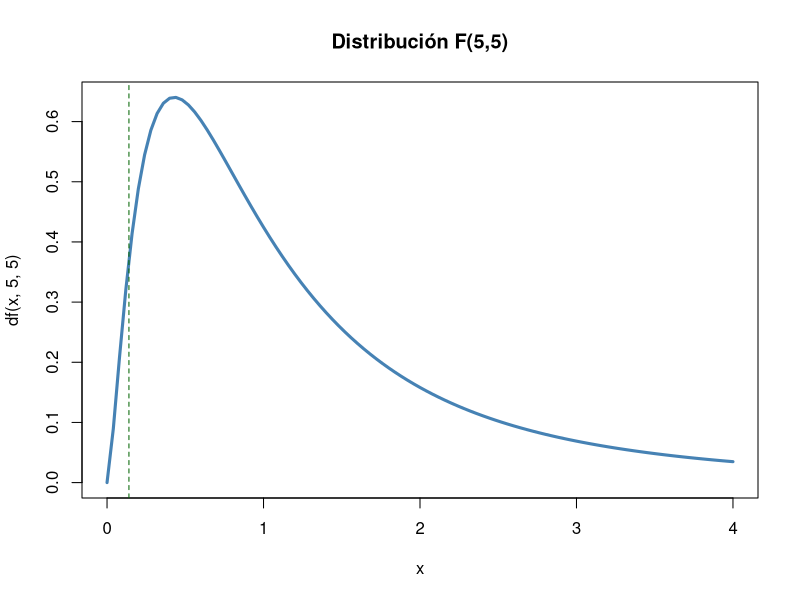
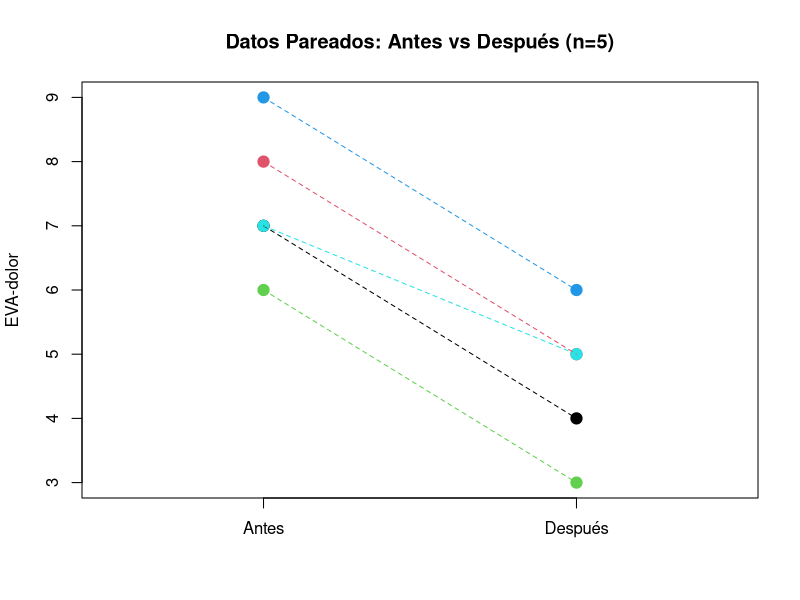
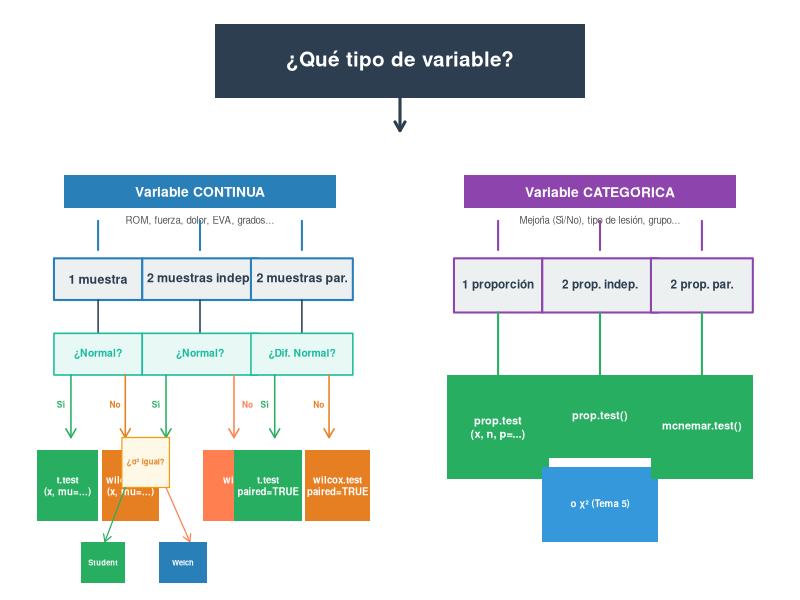
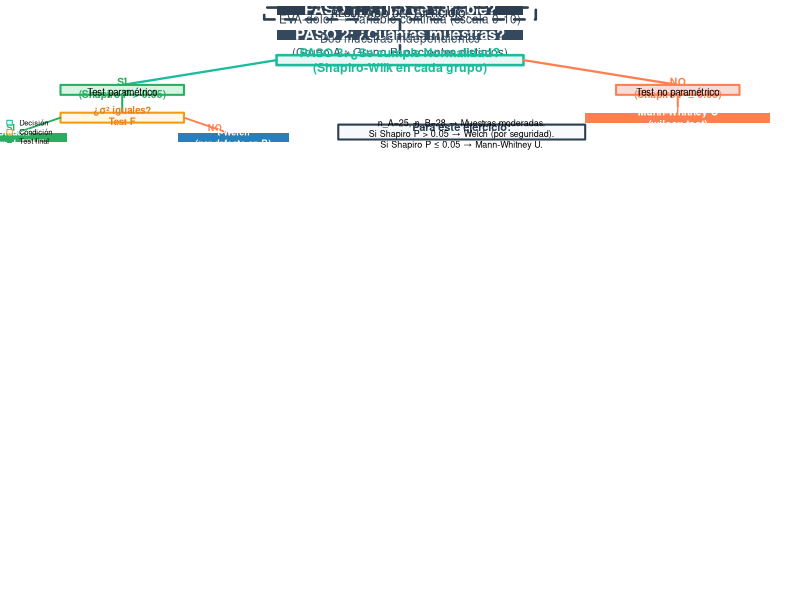
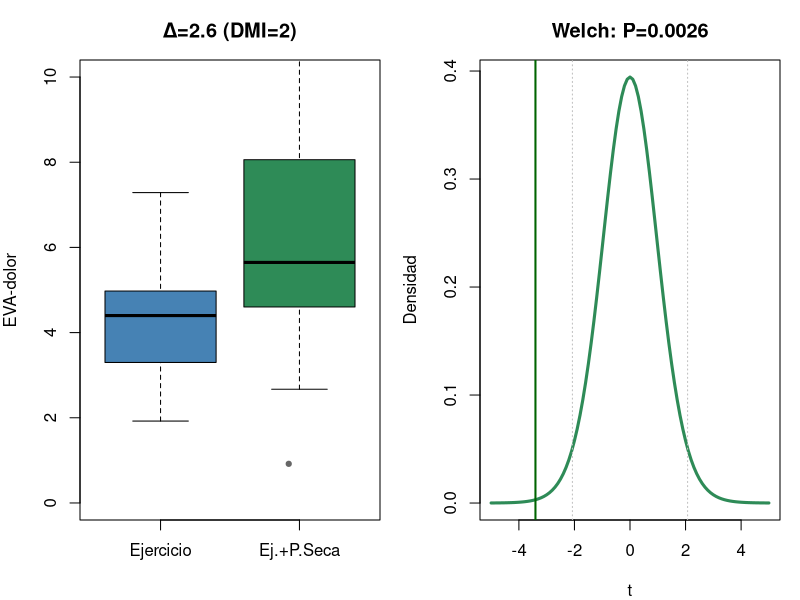

Write R code to recreate these figures, in order.
## ---- chunk 1
g1<-c(125,132,128,135,130,126); g2<-c(140,148,142,155,138,150,145)
t.test(g1, g2)                     # Welch (recomendado — por defecto en R)
t.test(g1, g2, var.equal = TRUE)   # Student (solo si σ₁² = σ₂²)
## ---- chunk 2
var.test(g1, g2)
# P > 0.05 → varianzas iguales → Student
# P ≤ 0.05 → varianzas distintas → Welch
## ---- chunk 3
#| fig-height: 4.5
curve(df(x,5,5), 0, 4, lwd=3, col="steelblue", main="Distribución F(5,5)")
abline(v=c(qf(0.025,5,5), qf(0.975,5,5)), col="darkgreen", lty=2)
## ---- chunk 4
x1<-30; n1<-50; x2<-18; n2<-50
p_pool<-(x1+x2)/(n1+n2)
z<-(x1/n1-x2/n2)/sqrt(p_pool*(1-p_pool)*(1/n1+1/n2))
cat("z =", round(z,3), "P =", round(2*pnorm(-abs(z)),4),
    "\nDiferencia significativa: A > B (P = 0.016)")
## ---- chunk 5
#| fig-height: 4.5
a<-c(7,8,6,9,7); d<-c(4,5,3,6,5)
plot(rep(1:2,each=5), c(a,d), pch=19, col=rep(1:5,2), cex=1.5,
     xaxt="n", xlim=c(0.5,2.5), xlab="", ylab="EVA-dolor",
     main="Datos Pareados: Antes vs Después (n=5)")
axis(1, at=1:2, labels=c("Antes","Después"))
for(i in 1:5) lines(c(1,2), c(a[i],d[i]), col=i, lty=2)
## ---- chunk 6
a<-c(7,8,6,9,7); d<-c(4,5,3,6,5)
t.test(a, d, paired=TRUE)
# BioEstatR: testt(m = a, m1 = d, par = TRUE)
## ---- chunk 7
n12<-15; n21<-31
chi2<-(abs(n12-n21)-0.5)^2/(n12+n21)
P<-pchisq(chi2,1,lower.tail=FALSE)
cat("chi2 =", round(chi2,3), "P =", round(P,4),
    "\nTerapia B significativamente superior (P = 0.027)")
## ---- chunk 8
x <- c(122, 135, 128, 141, 131, 126, 146, 139)
theta0 <- 130
D <- x - theta0
cat("Diferencias Di:", D)
## ---- chunk 9
# Cálculo manual en R
Di <- x - theta0
absDi <- abs(Di)
rangos <- rank(absDi)
Wplus <- sum(rangos[Di > 0])
Wminus <- sum(rangos[Di < 0])
E_W <- length(x) * (length(x)+1) / 4
Var_W <- length(x) * (length(x)+1) * (2*length(x)+1) / 24
Z_manual <- (Wplus - E_W) / sqrt(Var_W)
P_manual <- 2 * pnorm(-abs(Z_manual))
cat(sprintf("W+ = %.0f | E[W+] = %.0f | Var(W+) = %.0f", Wplus, E_W, Var_W),
    sprintf("\nZ = %.3f | P = %.4f", Z_manual, P_manual),
    "\n--- Verificación con wilcox.test ---")
wt <- wilcox.test(x, mu = theta0, exact = FALSE)
cat(sprintf("V = %.0f | P = %.4f", wt$statistic, wt$p.value))
## ---- chunk 10
pre  <- c(7, 8, 6, 9, 7, 8)
post <- c(4, 5, 3, 6, 5, 4)
d <- post - pre
cat("Diferencias:", d)
## ---- chunk 11
# Verificación con R
wt_paired <- wilcox.test(post, pre, paired = TRUE, exact = FALSE)
cat(sprintf("W+ = %.1f | P = %.6f", wt_paired$statistic, wt_paired$p.value),
    "\nTodos los pacientes mejoraron → P < 0.05 (efecto significativo)")
## ---- chunk 12
# Cálculo manual en R
grupoA <- c(55, 62, 48, 70, 52)
grupoB <- c(72, 68, 75, 80, 65, 78)
todos <- c(grupoA, grupoB)
rangos <- rank(todos)
R_A <- sum(rangos[1:5])
R_B <- sum(rangos[6:11])
U_A <- R_A - 5*6/2
U_B <- R_B - 6*7/2
U <- min(U_A, U_B)
E_U <- 5*6/2
Var_U <- 5*6*12/12
Z_U <- (U - E_U) / sqrt(Var_U)
P_U <- 2 * pnorm(-abs(Z_U))
cat(sprintf("R_A=%.0f | R_B=%.0f | U_A=%.0f | U_B=%.0f | U=%.0f", R_A,R_B,U_A,U_B,U),
    sprintf("\nE[U]=%.0f | Var(U)=%.0f | Z=%.3f | P=%.4f", E_U, Var_U, Z_U, P_U),
    "\n--- Verificación con wilcox.test ---")
wt_mw <- wilcox.test(grupoA, grupoB, exact = FALSE)
cat(sprintf("W = %.0f | P = %.4f", wt_mw$statistic, wt_mw$p.value))
## ---- chunk 13
# Ejemplo signed-rank (una muestra) — datos de ROM
x <- c(122, 135, 128, 141, 131, 126, 146, 139)
cat("=== Wilcoxon signed-rank (una muestra) ===")
wilcox.test(x, mu = 130, exact = FALSE)

# Ejemplo Mann-Whitney (dos muestras independientes)
grupoA <- c(55, 62, 48, 70, 52)
grupoB <- c(72, 68, 75, 80, 65, 78)
cat("\n=== Mann-Whitney U ===")
wilcox.test(grupoA, grupoB, exact = FALSE)
## ---- chunk 14
delta<-5; s<-12; z_a<-qnorm(0.975); z_b<-qnorm(0.80)
n<-ceiling(2*(z_a+z_b)^2*s^2/delta^2)
cat("n por grupo =", n, "→ n total =", 2*n)
# BioEstatR: nm(d = 5, s = 12, potencia = 0.80)        # medias
# BioEstatR: np(x = c(30,18), n = c(50,50), d = 0.05)  # proporciones
## ---- chunk 15
delta<-5; s<-12; z_a<-qnorm(0.975); z_b<-qnorm(0.80)
n<-ceiling(2*(z_a+z_b)^2*s^2/delta^2)
cat("n =", n, "por grupo (total =", 2*n, ")")
## ---- chunk 16
# Simulamos datos con las estadísticas dadas
set.seed(42)
jovenes <- rnorm(20, 450, 89)
ancianos <- rnorm(16, 380, 96)
var.test(jovenes, ancianos)
## ---- chunk 17
# Student (varianzas iguales)
t.test(jovenes, ancianos, var.equal = TRUE)
# Welch (por seguridad, siempre recomendado)
t.test(jovenes, ancianos)
## ---- chunk 18
x1 <- 450; x2 <- 380; s1 <- 89; s2 <- 96; n1 <- 20; n2 <- 16
sp <- sqrt(((n1-1)*s1^2 + (n2-1)*s2^2) / (n1+n2-2))
dc <- (x1 - x2) / sp
t_val <- (x1 - x2) / (sp * sqrt(1/n1 + 1/n2))
omega2 <- (t_val^2 - 1) / (t_val^2 + n1 + n2 - 1)
cat("s_p =", round(sp,1), "\nd de Cohen =", round(dc,2),
    "→", ifelse(abs(dc)>=0.8,"GRANDE",ifelse(abs(dc)>=0.5,"MEDIANO","PEQUEÑO")),
    "\nOmega² =", round(omega2,3), "→", round(omega2*100,1), "% varianza explicada")
## ---- chunk 19
#| fig-height: 7.5
par(mar = c(2, 1, 3, 1), bg = "white")
layout(matrix(c(1,1,2,3), 2, 2, byrow = TRUE), heights = c(1, 3))

# ── PANEL SUPERIOR: Pregunta raíz ──
par(mar = c(0, 0, 0, 0))
plot(NA, xlim = c(0, 10), ylim = c(0, 1.5), axes = FALSE, xlab = "", ylab = "")
rect(2.5, 0.5, 7.5, 1.3, col = "#2c3e50", border = NA, lwd = 0)
text(5, 0.9, "¿Qué tipo de variable?", font = 2, cex = 1.5, col = "white")
arrows(5, 0.5, 5, 0.15, lwd = 3, col = "#2c3e50", length = 0.1)

# ── PANEL IZQUIERDO: Variables Continuas ──
par(mar = c(0, 1, 0, 1))
plot(NA, xlim = c(0, 10), ylim = c(0, 10), axes = FALSE, xlab = "", ylab = "")
# Title
rect(1, 9, 9, 9.8, col = "#2980b9", border = NA)
text(5, 9.4, "Variable CONTINUA", font = 2, cex = 1, col = "white")
text(5, 8.7, "ROM, fuerza, dolor, EVA, grados...", cex = 0.7, col = "#555")

# 3 columns
col_x <- c(2, 5, 8)  # centers of 3 columns

for (i in 1:3) {
  # Arrow from title to column
  segments(col_x[i], 8.7, col_x[i], 8, lwd = 2, col = "#2980b9")
  arrows(col_x[i], 8, col_x[i], 7.85, lwd = 0, col = "#2980b9", length = 0.08)
}

# Column 1: 1 muestra
rect(col_x[1]-1.3, 6.8, col_x[1]+1.3, 7.8, col = "#ecf0f1", border = "#2980b9", lwd = 2)
text(col_x[1], 7.3, "1 muestra", font = 2, cex = 0.9, col = "#2c3e50")
# Arrow down
segments(col_x[1], 6.8, col_x[1], 6, lwd = 1.5, col = "#2c3e50")
# Condition: ¿Normal?
rect(col_x[1]-1.3, 5, col_x[1]+1.3, 6, col = "#e8f8f5", border = "#1abc9c", lwd = 1.5)
text(col_x[1], 5.5, "¿Normal?", font = 2, cex = 0.75, col = "#1abc9c")
# Branches Sí/No
arrows(col_x[1]-0.8, 5, col_x[1]-0.8, 3.5, lwd = 1.5, col = "#27ae60", length = 0.1)
arrows(col_x[1]+0.8, 5, col_x[1]+0.8, 3.5, lwd = 1.5, col = "#e67e22", length = 0.1)
text(col_x[1]-1.1, 4.3, "Sí", cex = 0.6, col = "#27ae60", font = 2)
text(col_x[1]+0.5, 4.3, "No", cex = 0.6, col = "#e67e22", font = 2)
# Test boxes
rect(col_x[1]-1.8, 1.5, col_x[1], 3.2, col = "#27ae60", border = NA)
text(col_x[1]-0.9, 2.35, "t.test\n(x, mu=...)", font = 2, cex = 0.7, col = "white")
rect(col_x[1]+0.1, 1.5, col_x[1]+1.8, 3.2, col = "#e67e22", border = NA)
text(col_x[1]+0.95, 2.35, "wilcox.test\n(x, mu=...)", font = 2, cex = 0.7, col = "white")

# Column 2: 2 muestras independientes
rect(col_x[2]-1.7, 6.8, col_x[2]+1.7, 7.8, col = "#ecf0f1", border = "#2980b9", lwd = 2)
text(col_x[2], 7.3, "2 muestras indep.", font = 2, cex = 0.9, col = "#2c3e50")
segments(col_x[2], 6.8, col_x[2], 6, lwd = 1.5, col = "#2c3e50")
rect(col_x[2]-1.7, 5, col_x[2]+1.7, 6, col = "#e8f8f5", border = "#1abc9c", lwd = 1.5)
text(col_x[2], 5.5, "¿Normal?", font = 2, cex = 0.75, col = "#1abc9c")
# Sí branch → ¿varianzas?
arrows(col_x[2]-1, 5, col_x[2]-1, 3.5, lwd = 1.5, col = "#27ae60", length = 0.1)
text(col_x[2]-1.3, 4.3, "Sí", cex = 0.6, col = "#27ae60", font = 2)
rect(col_x[2]-2.3, 2.3, col_x[2]-0.9, 3.5, col = "#fef9e7", border = "#f39c12", lwd = 1.2)
text(col_x[2]-1.6, 2.9, "¿σ² igual?", font = 2, cex = 0.55, col = "#e67e22")
arrows(col_x[2]-2.2, 2.3, col_x[2]-2.8, 1, lwd = 1.2, col = "#27ae60", length = 0.08)
arrows(col_x[2]-1, 2.3, col_x[2]-0.3, 1, lwd = 1.2, col = "coral", length = 0.08)
rect(col_x[2]-3.5, 0, col_x[2]-2.2, 1, col = "#27ae60", border = NA)
text(col_x[2]-2.85, 0.5, "Student", font = 2, cex = 0.55, col = "white")
rect(col_x[2]-1.2, 0, col_x[2]+0.2, 1, col = "#2980b9", border = NA)
text(col_x[2]-0.5, 0.5, "Welch", font = 2, cex = 0.55, col = "white")
# No branch → Mann-Whitney
arrows(col_x[2]+1, 5, col_x[2]+1, 3.5, lwd = 1.5, col = "coral", length = 0.1)
text(col_x[2]+1.4, 4.3, "No", cex = 0.6, col = "coral", font = 2)
rect(col_x[2]+0.1, 1.5, col_x[2]+2.7, 3.2, col = "coral", border = NA)
text(col_x[2]+1.4, 2.35, "wilcox.test\n(x, y)", font = 2, cex = 0.7, col = "white")

# Column 3: 2 muestras pareadas
rect(col_x[3]-1.5, 6.8, col_x[3]+1.5, 7.8, col = "#ecf0f1", border = "#2980b9", lwd = 2)
text(col_x[3], 7.3, "2 muestras par.", font = 2, cex = 0.9, col = "#2c3e50")
segments(col_x[3], 6.8, col_x[3], 6, lwd = 1.5, col = "#2c3e50")
rect(col_x[3]-1.5, 5, col_x[3]+1.5, 6, col = "#e8f8f5", border = "#1abc9c", lwd = 1.5)
text(col_x[3], 5.5, "¿Dif. Normal?", font = 2, cex = 0.75, col = "#1abc9c")
arrows(col_x[3]-0.8, 5, col_x[3]-0.8, 3.5, lwd = 1.5, col = "#27ae60", length = 0.1)
arrows(col_x[3]+0.8, 5, col_x[3]+0.8, 3.5, lwd = 1.5, col = "#e67e22", length = 0.1)
text(col_x[3]-1.1, 4.3, "Sí", cex = 0.6, col = "#27ae60", font = 2)
text(col_x[3]+0.5, 4.3, "No", cex = 0.6, col = "#e67e22", font = 2)
rect(col_x[3]-2, 1.5, col_x[3], 3.2, col = "#27ae60", border = NA)
text(col_x[3]-1, 2.35, "t.test\npaired=TRUE", font = 2, cex = 0.7, col = "white")
rect(col_x[3]+0.1, 1.5, col_x[3]+2, 3.2, col = "#e67e22", border = NA)
text(col_x[3]+1.05, 2.35, "wilcox.test\npaired=TRUE", font = 2, cex = 0.7, col = "white")

# ── PANEL DERECHO: Variables Categóricas ──
par(mar = c(0, 1, 0, 1))
plot(NA, xlim = c(0, 10), ylim = c(0, 10), axes = FALSE, xlab = "", ylab = "")
# Title
rect(1, 9, 9, 9.8, col = "#8e44ad", border = NA)
text(5, 9.4, "Variable CATEGÓRICA", font = 2, cex = 1, col = "white")
text(5, 8.7, "Mejoría (Sí/No), tipo de lesión, grupo...", cex = 0.7, col = "#555")

# 3 columns
for (i in 1:3) {
  segments(col_x[i], 8.7, col_x[i], 8, lwd = 2, col = "#8e44ad")
  arrows(col_x[i], 8, col_x[i], 7.85, lwd = 0, col = "#8e44ad", length = 0.08)
}

# Column 1: 1 proporción
rect(col_x[1]-1.3, 6.5, col_x[1]+1.3, 7.8, col = "#ecf0f1", border = "#8e44ad", lwd = 2)
text(col_x[1], 7.15, "1 proporción", font = 2, cex = 0.85, col = "#2c3e50")
segments(col_x[1], 6.5, col_x[1], 5, lwd = 2, col = "#27ae60")
rect(col_x[1]-1.5, 2.5, col_x[1]+1.5, 5, col = "#27ae60", border = NA)
text(col_x[1], 3.75, "prop.test\n(x, n, p=...)", font = 2, cex = 0.8, col = "white")

# Column 2: 2 proporciones independientes
rect(col_x[2]-1.7, 6.5, col_x[2]+1.7, 7.8, col = "#ecf0f1", border = "#8e44ad", lwd = 2)
text(col_x[2], 7.15, "2 prop. indep.", font = 2, cex = 0.85, col = "#2c3e50")
segments(col_x[2], 6.5, col_x[2], 5, lwd = 2, col = "#27ae60")
rect(col_x[2]-1.7, 3, col_x[2]+1.7, 5, col = "#27ae60", border = NA)
text(col_x[2], 4, "prop.test()", font = 2, cex = 0.8, col = "white")
rect(col_x[2]-1.7, 1, col_x[2]+1.7, 2.8, col = "#3498db", border = NA)
text(col_x[2], 1.9, "o χ² (Tema 5)", font = 2, cex = 0.7, col = "white")

# Column 3: 2 proporciones pareadas
rect(col_x[3]-1.5, 6.5, col_x[3]+1.5, 7.8, col = "#ecf0f1", border = "#8e44ad", lwd = 2)
text(col_x[3], 7.15, "2 prop. par.", font = 2, cex = 0.85, col = "#2c3e50")
segments(col_x[3], 6.5, col_x[3], 5, lwd = 2, col = "#27ae60")
rect(col_x[3]-1.5, 2.5, col_x[3]+1.5, 5, col = "#27ae60", border = NA)
text(col_x[3], 3.75, "mcnemar.test()", font = 2, cex = 0.8, col = "white")
## ---- chunk 20
#| fig-height: 6.5
par(mar = c(0, 0, 0, 0))
plot(NA, xlim = c(0, 12), ylim = c(0, 14), axes = FALSE, xlab = "", ylab = "")

# ── Paso 1 ──
rect(4, 13, 8, 14, col = "#2c3e50", border = NA, lwd = 0)
text(6, 13.5, "PASO 1: ¿Tipo de variable?", font = 2, cex = 1.1, col = "white")
text(6, 12.5, "EVA-dolor → Variable continua (escala 0-10)", cex = 0.85, col = "#2c3e50")
segments(6, 12.5, 6, 11.5, lwd = 2.5, col = "#2c3e50")

# ── Paso 2 ──
rect(4, 10.5, 8, 11.5, col = "#34495e", border = NA)
text(6, 11, "PASO 2: ¿Cuántas muestras?", font = 2, cex = 1.1, col = "white")
text(6, 10, "Dos muestras independientes\n(Grupo A ≠ Grupo B, pacientes distintos)", cex = 0.85, col = "#34495e")
segments(6, 10, 6, 9, lwd = 2.5, col = "#34495e")

# ── Paso 3 ── Decisión: ¿Normalidad?
rect(4, 8, 8, 9, col = "#e8f8f5", border = "#1abc9c", lwd = 2.5)
text(6, 8.5, "PASO 3: ¿Se cumple Normalidad?\n(Shapiro-Wilk en cada grupo)", font = 2, cex = 0.9, col = "#1abc9c")

# Ramas desde Paso 3
segments(4, 8.5, 1.5, 6, lwd = 2.2, col = "#1abc9c")
segments(8, 8.5, 10.5, 6, lwd = 2.2, col = "coral")

# Rama SÍ: Normalidad
rect(0.5, 5, 2.5, 6, col = "#d5f5e3", border = "#27ae60", lwd = 2)
text(1.5, 5.7, "SÍ\n(Shapiro P > 0.05)", font = 2, cex = 0.75, col = "#27ae60")
text(1.5, 5.2, "Test paramétrico", cex = 0.7)

segments(1.5, 5, 1.5, 3.2, lwd = 2, col = "#27ae60")

# Sub-rama: ¿varianzas iguales?
rect(0.5, 2.2, 2.5, 3.2, col = "#fef9e7", border = "#f39c12", lwd = 2)
text(1.5, 2.9, "¿σ² iguales?\nTest F", font = 2, cex = 0.7, col = "#e67e22")

segments(0.5, 2.7, -0.2, 1.2, lwd = 1.8, col = "#27ae60")
segments(2.5, 2.7, 3.2, 1.2, lwd = 1.8, col = "coral")

text(-0.3, 1.7, "SÍ", font = 2, cex = 0.65, col = "#27ae60")
rect(-1.2, 0.2, 0.6, 1.2, col = "#27ae60", border = NA)
text(-0.3, 0.7, "t-Student\n(var.equal=TRUE)", font = 2, cex = 0.65, col = "white")

text(3.0, 1.7, "NO", font = 2, cex = 0.65, col = "coral")
rect(2.4, 0.2, 4.2, 1.2, col = "#2980b9", border = NA)
text(3.3, 0.7, "t-Welch\n(por defecto en R)", font = 2, cex = 0.65, col = "white")

# Rama NO: No Normalidad
rect(9.5, 5, 11.5, 6, col = "#fadbd8", border = "coral", lwd = 2)
text(10.5, 5.7, "NO\n(Shapiro P ≤ 0.05)", font = 2, cex = 0.75, col = "coral")
text(10.5, 5.2, "Test no paramétrico", cex = 0.7)

segments(10.5, 5, 10.5, 3.2, lwd = 2, col = "coral")

rect(9, 2.2, 12, 3.2, col = "coral", border = NA)
text(10.5, 2.7, "Mann-Whitney U\n(wilcox.test)", font = 2, cex = 0.75, col = "white")

# ── Paso 4 ── Resultado
rect(3.8, 12.6, 8.2, 13.8, col = NA, border = "#2c3e50", lwd = 2.5, lty = 2)
text(6, 13.2, "RESULTADO DEL EJERCICIO:", cex = 0.7, font = 2, col = "#2c3e50")

# ── Resumen para este caso
rect(5, 0.5, 9, 2, col = "#f7f9fc", border = "#2c3e50", lwd = 2)
text(7, 1.6, "Para este ejercicio:", font = 2, cex = 0.8, col = "#2c3e50")
text(7, 1.1, "n_A=25, n_B=28 → Muestras moderadas.\nSi Shapiro P > 0.05 → Welch (por seguridad).\nSi Shapiro P ≤ 0.05 → Mann-Whitney U.", cex = 0.65)

# Leyenda
legend("bottomleft", c("Decisión", "Condición", "Test final"),
       fill = c("#e8f8f5", "#fef9e7", "#27ae60"),
       border = c("#1abc9c", "#f39c12", NA), cex = 0.55, bty = "n")
## ---- chunk 21
#| fig-height: 5.5
set.seed(123)
n1<-15; m1<-4.2; s1<-1.8; n2<-12; m2<-6.8; s2<-2.1
gA<-rnorm(n1,m1,s1); gB<-rnorm(n2,m2,s2)
se<-sqrt(s1^2/n1+s2^2/n2); t_stat<-(m1-m2)/se
gl_num<-(s1^2/n1+s2^2/n2)^2
gl_den<-(s1^2/n1)^2/(n1-1)+(s2^2/n2)^2/(n2-1)
p<-2*pt(-abs(t_stat),gl_num/gl_den)

par(mfrow=c(1,2), mar=c(4,4,3,1))
# Panel 1: Boxplot comparativo
boxplot(gA, gB, names=c("Ejercicio","Ej.+P.Seca"), col=c("steelblue","seagreen"),
        ylab="EVA-dolor", ylim=c(0,10), main=paste0("Δ=", round(m2-m1,1)," (DMI=2)"))
stripchart(list(A=gA,B=gB), method="jitter", pch=19, col="grey40", add=TRUE, cex=0.7)
# Panel 2: Distribución t de Welch
curve(dt(x, round(gl_num/gl_den)), -5, 5, lwd=3, col="seagreen",
      main=paste0("Welch: P=", round(p,4)), xlab="t", ylab="Densidad")
abline(v=c(-qt(0.975,round(gl_num/gl_den)), qt(0.975,round(gl_num/gl_den))), col="grey", lty=3)
abline(v=t_stat, col="darkgreen", lwd=2)
par(mfrow=c(1,1))

cat("t =", round(t_stat,2), "gl ≈", round(gl_num/gl_den,1), "P =", round(p,4),
    "\nΔ =", round(m2-m1,1), "> DMI=2 → clínicamente relevante")
